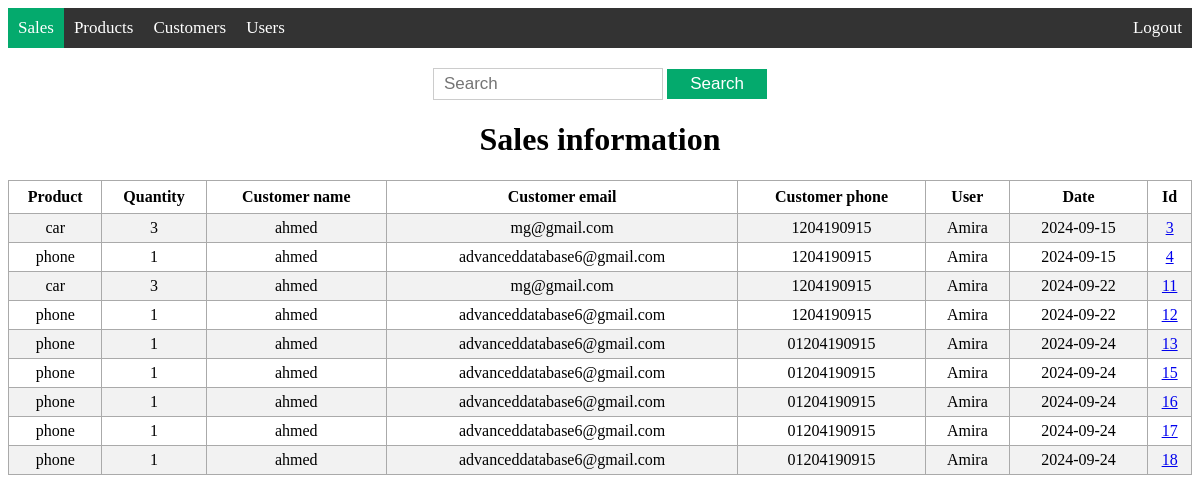
/search_sale (signed in), run on the app's committed database.
### models/sale.py (models this page shows, shortened)
class Sale(db.Model):
    __tablename__ = 'sales'
    id = db.Column(db.Integer, primary_key=True)
    product_name = db.Column(db.String(200), nullable=False)
    product_quantity = db.Column(db.Integer, nullable=False)
    customer_name = db.Column(db.String(200), nullable=False)
    customer_email = db.Column(db.String(200), nullable=False)
    customer_phone = db.Column(db.String(15))
    user_name = db.Column(db.String(200), nullable=False)
    date = db.Column(db.DateTime, default=datetime.now(pytz.UTC))

### app.py (the view)
@app.route('/search_sale', methods=['GET', 'POST'])
@roles_accepted('admin', 'editor', 'supervisor')
def search_sale():
    search = request.args.get('search', '')
    sales = get_sales(search)
    return render_template('search_sale.html', sales=sales)

### models/sale.py (called while the page is built)
def get_sales(search):
    search_pattern = f"%{search}"
    results = Sale.query.filter(
        (Sale.id.like(search_pattern)) | (Sale.product_name.like(search_pattern))
        | (Sale.customer_name.like(search_pattern)) | (Sale.customer_email.like(search_pattern))
        | (Sale.user_name.like(search_pattern)) | (Sale.date.like(search_pattern))
    ).all()
    return results

### templates/search_sale.html (shortened to what this page needs)
{% extends 'base.html' %}
{% block body %}
<div class="content">
    {% block navbar %}
    <div class='topnav'>
        <a class='active' href='/view_sale'>Sales</a>
        <a href='/view_product'>Products</a>
        <a href='/view_customer'>Customers</a>
        {% if current_user.has_role('admin') or current_user.has_role('supervisor')%}
        <a href='/view_user'>Users</a>
        {% endif %}
        <a class='logout' href='/logout'>Logout</a>
    </div>
    {% endblock %}
    <div class='search'>
        <form action="{{ url_for('search_sale', search='') }}" method="get">
            <input type='text' placeholder='Search' name='search' id='search'>
            <input type='submit' value="Search">
        </form>
    </div>
    <div class="view">
        <h1 style="text-align: center;">Sales information</h1>
        {% if sales|length < 1 %}
        <h4  style="text-align: center;"> No search results</h4>
        {% else %}
        <table>
            <tr>
                <th>Product</th>
                <th>Quantity</th>
                <th>Customer name</th>
                <th>Customer email</th>
                <th>Customer phone</th>
                <th>User</th>
                <th>Date</th>
                <th>Id</th>
            </tr>
            {% for sale in sales %}
                <tr>
                    <td>{{ sale.product_name }}</td>
                    <td>{{ sale.product_quantity }}</td>
                    <td>{{ sale.customer_name }}</td>
                    <td>{{ sale.customer_email }}</td>
                    <td>{{ sale.customer_phone }}</td>
                    <td>{{ sale.user_name }}</td>
                    <td>{{ sale.date.date() }}</td>
                    <td><a href="/info_sale/{{ sale.id }}">{{ sale.id }}</a></td>
                </tr>
            {% endfor %}
        </table>
        {% endif %}
    </div>
</div>
{% endblock %}

### static/main.css (style rules this page uses)
.view table, td, th { border: 1px solid #aaa; }
.view table { border-collapse: collapse; width: 100%; }
.view th { height: 30px; }
.view td { text-align: center; padding: 5px; }
.view tr:nth-child(even) { background-color: #f2f2f2; }
.view tr:nth-child(odd) { background-color: #ffffff; }
.topnav { width: 100%; background-color: #333; padding: 0px; display: flex; justify-content: space-between; align-items: center; }
.topnav a { color: #fff; text-decoration: none; padding: 10px; font-size: 17px; }
.topnav a.logout { margin-left: auto; }
.topnav a.active { background-color: #04AA6D; color: white; }
.search { text-align: center; padding-top: 20px; }
.search form { display: inline-block; margin: 0 auto; }
.search input[type="text"] { width: 60%; height: 10px; padding: 10px; font-size: 17px; border: 1px solid #ccc; }
.search input[type="submit"] { width: 100px; height: 30px; padding: 4px 8px;; font-size: 17px; background-color: #04AA6D; color: #fff; border: none; cursor: pointer; }
.table_box th, td { padding: 10px; text-align: left; }

### data on the page
Sale: product_name "car", product_quantity "3", customer_name "ahmed", customer_email "mg@gmail.com", customer_phone "1204190915", user_name "Amira", date "2024-09-15", id "3"
Sale: product_name "phone", product_quantity "1", customer_name "ahmed", customer_email "advanceddatabase6@gmail.com", customer_phone "1204190915", user_name "Amira", date "2024-09-15", id "4"
Sale: product_name "car", product_quantity "3", customer_name "ahmed", customer_email "mg@gmail.com", customer_phone "1204190915", user_name "Amira", date "2024-09-22", id "11"
Sale: product_name "phone", product_quantity "1", customer_name "ahmed", customer_email "advanceddatabase6@gmail.com", customer_phone "1204190915", user_name "Amira", date "2024-09-22", id "12"
Sale: product_name "phone", product_quantity "1", customer_name "ahmed", customer_email "advanceddatabase6@gmail.com", customer_phone "01204190915", user_name "Amira", date "2024-09-24", id "13"
Sale: product_name "phone", product_quantity "1", customer_name "ahmed", customer_email "advanceddatabase6@gmail.com", customer_phone "01204190915", user_name "Amira", date "2024-09-24", id "15"
Sale: product_name "phone", product_quantity "1", customer_name "ahmed", customer_email "advanceddatabase6@gmail.com", customer_phone "01204190915", user_name "Amira", date "2024-09-24", id "16"
Sale: product_name "phone", product_quantity "1", customer_name "ahmed", customer_email "advanceddatabase6@gmail.com", customer_phone "01204190915", user_name "Amira", date "2024-09-24", id "17"
Sale: product_name "phone", product_quantity "1", customer_name "ahmed", customer_email "advanceddatabase6@gmail.com", customer_phone "01204190915", user_name "Amira", date "2024-09-24", id "18"
